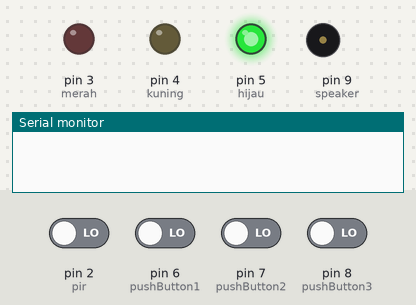
Bench run of a sketch on a simulated Arduino Uno, built with avr-gcc and run on an emulated ATmega328P. Shown: output pins drawn as LEDs (lit = HIGH), buzzer (waves = sounding), the last lines printed to the serial monitor. Dashed ring = blinking. The inputs (shaded band) are chosen by the test bench; at power-on: pin 2 (pir), pin 6 (pushButton1), pin 7 (pushButton2), pin 8 (pushButton3) LOW. Pins used as bus, display or sensor lines are not drawn.

Above: at 2.2 s.
2.3 s: pin 2 (pir) driven HIGH
At 3.27 s:
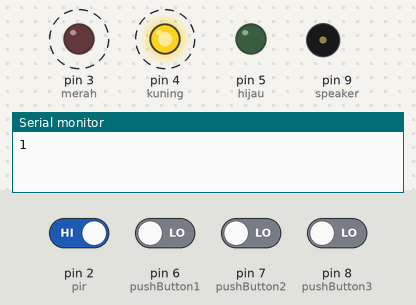
At 4.47 s:
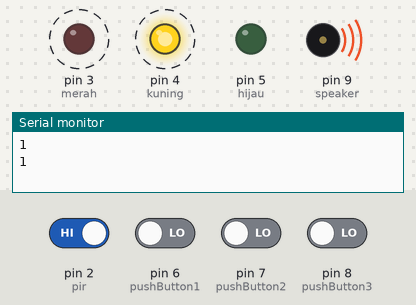
5.7 s: pin 2 (pir) driven LOW and pin 6 (pushButton1) driven HIGH and pin 7 (pushButton2) driven HIGH and pin 8 (pushButton3) driven HIGH
At 10.05 s:
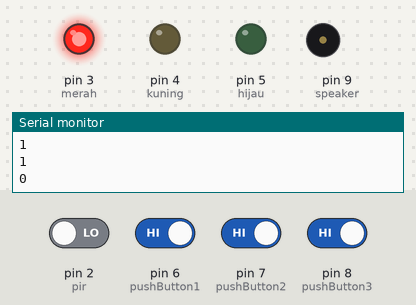
Timing chart, 0 to 15.1 s (numbered marks = the images above; inputs shaded):
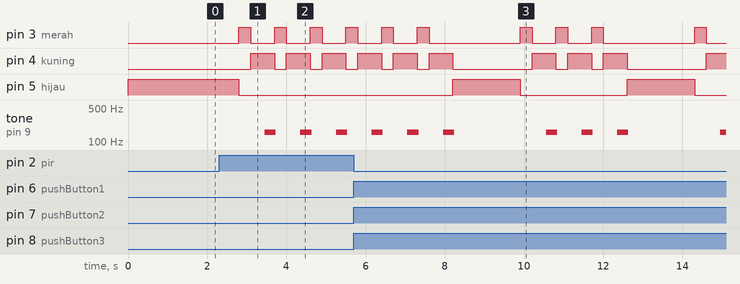

The sketch:

MODUL_1.ino
```cpp
// variabel pin komponen
#define pir 2
#define merah 3
#define kuning 4
#define hijau 5
#define pushButton1 6
#define pushButton2 7
#define pushButton3 8
#define speaker 9
#define MATI LOW
#define HIDUP HIGH

// variabel data
int pirState;
int buttonState1 = 0;
int buttonState2 = 0;
int buttonState3 = 0;
int count1 = 0;
int count2 = 0;
int count3 = 0;
int x = 0;

void setup() {
  // put your setup code here, to run once:
  Serial.begin(9600);
  pinMode(pir, INPUT);
  pinMode(speaker, OUTPUT);
  pinMode(merah, OUTPUT);
  pinMode(kuning, OUTPUT);
  pinMode(hijau, OUTPUT);
  pinMode(pushButton1, INPUT);
  pinMode(pushButton2, INPUT);
  pinMode(pushButton3, INPUT);
  pirState=MATI;

}

void loop() {
  // put your main code here, to run repeatedly:
  pirState = digitalRead(pir);
  x=0;
  if (pirState == HIDUP)
  {
    while(x!=1)
    {
      Serial.println(pirState);
      alarm(300, 160); // 5 kHz 160d
      buttonState1 = digitalRead(pushButton1);
      buttonState2 = digitalRead(pushButton2);
      buttonState3 = digitalRead(pushButton3);

      if (buttonState1 == HIDUP && buttonState2 == HIDUP && buttonState3 == HIDUP )
      {
        count1 += 1;
      }

      if (count1 == 3)
      {
        stopalarm();
        count1 = 0;
        count2 = 0;
        count3 = 0;
        delay(1000); //1000ms or 1 second
      }
    }
  }
  else
  {
   stopalarm();
  }
}

void alarm(long durasi, int frekuensi) {
  digitalWrite(hijau, MATI);
  digitalWrite(kuning, MATI);
  digitalWrite(merah, HIDUP);
  delay(300);
  digitalWrite(merah, MATI);
  digitalWrite(kuning, HIDUP);
  delay(300);
  play(durasi, frekuensi);
}

void play(long durasi, int frekuensi) {
  durasi = durasi*1000;
  int periode = (1.0/frekuensi)*1000000;
  long elapsed = 0;
  while(elapsed < durasi)
  {
    digitalWrite(speaker, HIDUP);
    delayMicroseconds(periode/2);
    digitalWrite(speaker, MATI);
    delayMicroseconds(periode/2);
    elapsed += periode;
  }
}

void stopalarm() {
  digitalWrite(hijau, HIDUP);
  digitalWrite(merah, MATI);
  digitalWrite(kuning, MATI);
  pirState = MATI;
  delay(700); // 700ms or 0.7 seconds
}
```

Measured:
- after the input at 2.3 s, pin 3 (merah): alternates HIGH for 0.30 s and LOW for 0.60 s, starting after 0.50 s; pin 4 (kuning): alternates HIGH for 0.60 s and LOW for 0.30 s, starting after 0.80 s; pin 5 (hijau): HIGH → LOW after 0.50 s; tone on pin 9 (speaker): alternates 160 Hz for 0.28 s and silent for 0.62 s, starting after 1.2 s
- after the input at 5.7 s, pin 5 (hijau): alternates HIGH for 1.7 s and LOW for 2.7 s, starting after 2.5 s
